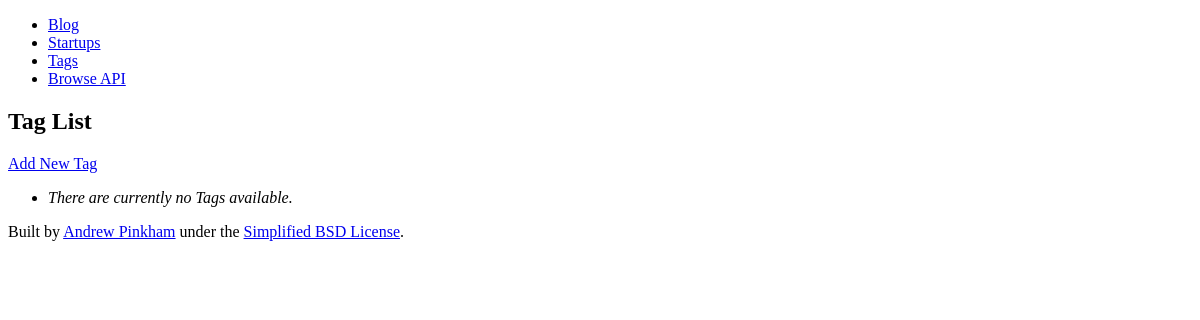
The app's page /tag/, older data.
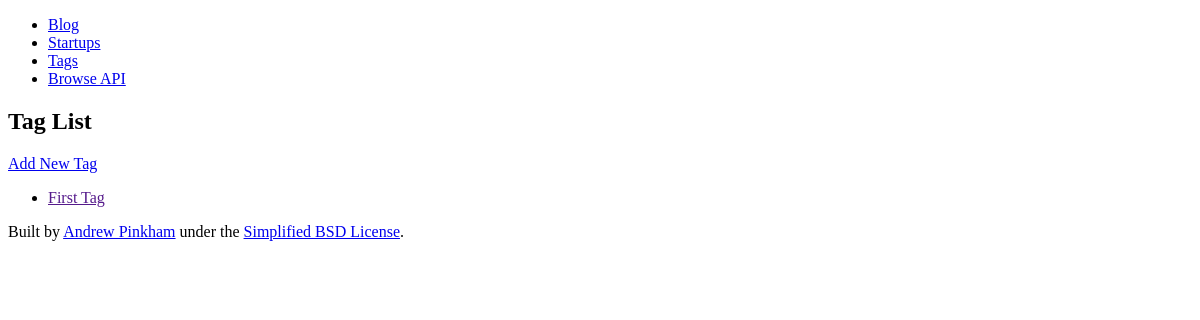
The same page, newer data.
### organizer/models.py (models this page shows, shortened)
class Tag(models.Model):
    name = models.CharField(
        max_length=31,
        unique=True,
    )
    slug = models.SlugField(
        max_length=31,
        unique=True,
        help_text='A label for URL config',
    )
    class Meta:
        ordering = ["name"]

### organizer/views.py (the view)
# urls.py: path('tag/', tag_list, name='tag_list'),
@require_safe
def tag_list(request):
    tag_list = Tag.objects.all()
    template = loader.get_template('tag/list.html')
    context = {"tag_list": tag_list}
    html_content = template.render(context)
    return HttpResponse(html_content)

### templates/tag/list.html (shortened to what this page needs)
{% extends parent_template|default:"tag/base.html" %}
{% block content %}
  <h2>Tag List</h2>
  <p><a href="{% url 'tag_create' %}">Add New Tag</a><p>
  <ul>
    {% for tag in tag_list %}
      <li>
        <a href="{{ tag.get_absolute_url }}">
          {{ tag.name|title }}</a>
      </li>
    {% empty %}
      <li><em>There are currently no Tags available.</em></li>
    {% endfor %}
  </ul>
{% endblock %}

### templates/tag/base.html
{% extends parent_template|default:"base.html" %}

### templates/base.html (shortened to what this page needs)
<!doctype html>
<html lang="en-US">
  <head>
  </head>
  <body>
    <nav>
      <ul>
        <li><a href="{% url 'post_list' %}">Blog</a></li>
        <li><a href="{% url 'startup_list' %}">Startups</a></li>
        <li><a href="{% url 'tag_list' %}">Tags</a></li>
        <li><a href="{% url 'api-root' %}">Browse API</a></li>
      </ul>
    </nav>
    {% block content %}{% endblock %}
    <footer>
      <p>
        Built by
        <a href="https://andrewsforge.com">Andrew Pinkham</a>
        under the
        <a href="https://opensource.org/licenses/BSD-2-Clause">
          Simplified BSD License</a>.
      </p>
  </body>
</html>

Row changes from the older to the newer data that the page shows:
added Tag: name "First Tag"
Text that changed along with them:
text no longer shown: "There are currently no Tags available."
